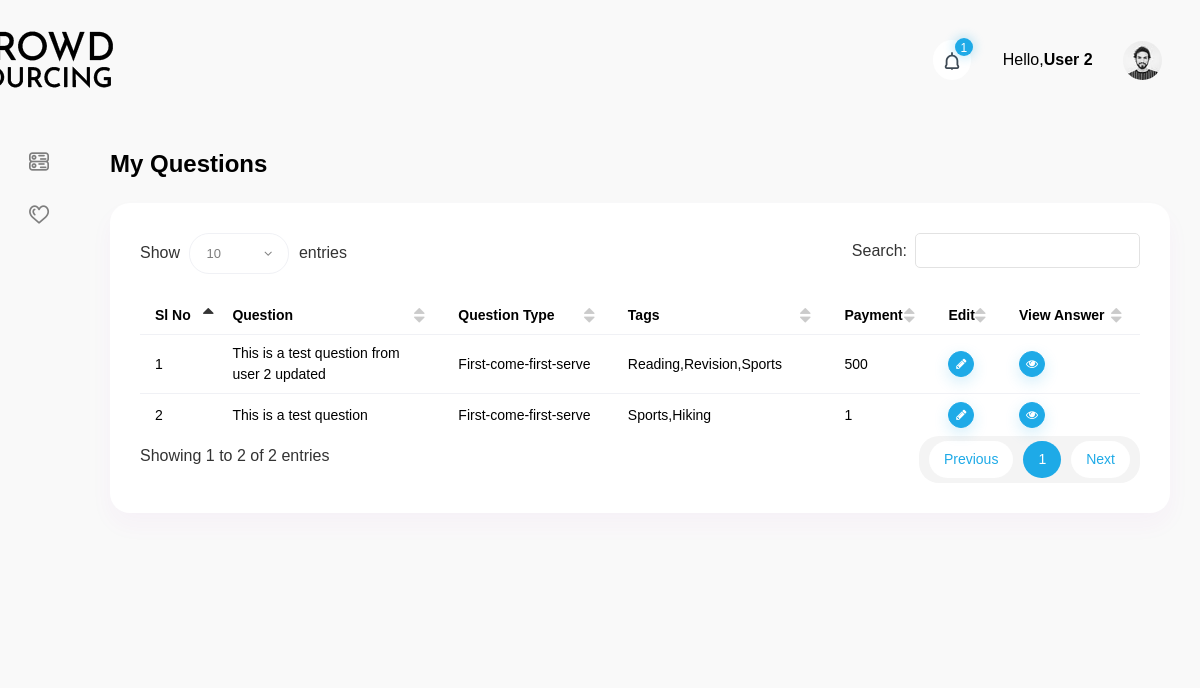
The app's page /my_questions.php (signed in), older data.
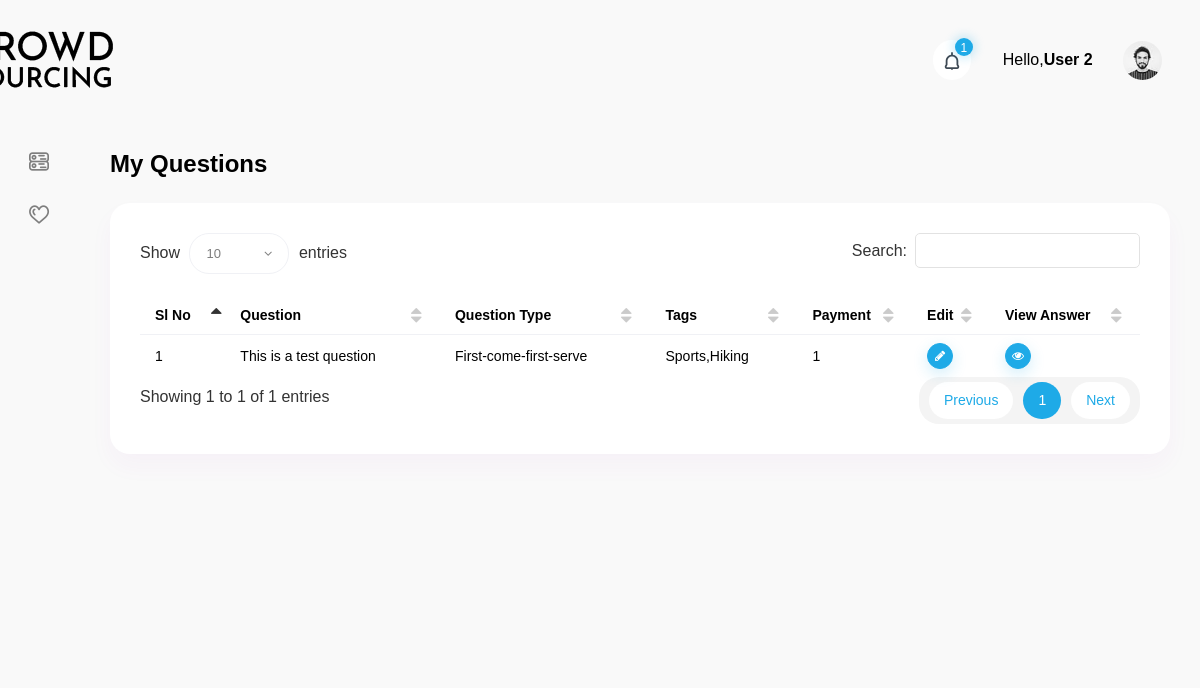
The same page, newer data.
### tables this page shows
CREATE TABLE `question` (
  `question_id` int(11) NOT NULL,
  `user_id` int(11) NOT NULL,
  `question` text NOT NULL,
  `type` varchar(255) NOT NULL,
  `tags` varchar(255) NOT NULL,
  `method` varchar(255) NOT NULL,
  `payment` int(10) NOT NULL,
  `waiting_time` varchar(255) NOT NULL,
  `inserted_at` datetime NOT NULL,
  `updated_at` datetime NOT NULL
);

CREATE TABLE `answer_method` (
  `id` int(11) NOT NULL,
  `method_name` varchar(255) NOT NULL
);

### include/header.php (called while the page is built, shortened)
<?php
$user = $db_handle->runQuery("select * from user where user_id = '$userid'");
?>

### include/dbController.php (called while the page is built, shortened)
<?php
class DBController {
    private $host = "localhost";
    private $user = "root";
    private $password = "";
    private $database = "crowd_sourcing";
    private $conn;
    function __construct() {
        $this->conn = $this->connectDB();
    }
    function connectDB() {
        $conn = mysqli_connect($this->host,$this->user,$this->password,$this->database);
        return $conn;
    }
    function runQuery($query) {
        $result = mysqli_query($this->conn,$query);
        while($row=mysqli_fetch_assoc($result)) {
            $resultset[] = $row;
        }
        if(!empty($resultset))
            return $resultset;
    }
    function numRows($query) {
        $result  = mysqli_query($this->conn,$query);
        $rowcount = mysqli_num_rows($result);
        return $rowcount;
    }
}

### my_questions.php (the view, shortened to what the changed rows need)
<?php
require_once("include/dbController.php");
$db_handle = new DBController();
$userid = $_SESSION['userid'];
?>
<!DOCTYPE html>
<html lang="en">
<head>
    <?php include('include/css.php'); ?>
</head>
<body>
<div id="main-wrapper">
    <div class="nav-header">
        <a href="Dashboard" class="brand-logo">
            <h1>Your Logo</h1>
        </a>
    </div>
    <?php include('include/header.php'); ?>
    <div class="content-body">
        <div class="container-fluid">
            <div class="form-head mb-4">
                <h2 class="text-black font-w600 mb-0">My Questions</h2>
            </div>
            <?php
            if(isset($_GET['id'])){
                $id = $_GET['id'];
                ?>
                <div class="row">
                    <div class="col-xl-12 col-lg-12">
                        <div class="card">
                            <div class="card-body">
                                <div class="basic-form">
                                    <?php
                                    $select_detail = $db_handle->runQuery("SELECT q.question, q.payment,q.waiting_time,a.method_name,a.id as method_id, t.question_type, t.id as question_type_id   FROM question as q,answer_method as a,question_type as t WHERE q.user_id = '$userid' and q.method = a.id and q.question_id = '$id' AND q.type = t.id");
                                    ?>
                                    <form action="Update" method="post">
                                        <div class="form-row">
                                            <input type="hidden" value="<?php echo $id;?>" name="id">
                                            <div class="form-group col-md-12">
                                                <label>Question</label>
                                                <textarea class="form-control" rows="4" id="comment" name="new_question" required><?php echo $select_detail[0]['question'];?></textarea>
                                            </div>
                                            <div class="form-group col-md-12">
                                                <label>Choose Question Type:</label>
                                                <select class="form-control default-select" name="type">
                                                    <option selected value="<?php echo $select_detail[0]['question_type_id'];?>"><?php echo $select_detail[0]['question_type'];?></option>
                                                    <?php
                                                    $question_type = $db_handle->runQuery("select * from question_type");
                                                    $no_question_type = $db_handle->numRows("select * from question_type");
                                                    for($i=0; $i<$no_question_type;$i++){
                                                        ?>
                                                        <option value="<?php echo $question_type[$i]['id'];?>"><?php echo $question_type[$i]['question_type'];?></option>
                                                        <?php
                                                    }
                                                    ?>
                                                </select>
                                            </div>
                                            <div class="form-group col-md-12">
                                                <label>Choose Method</label>
                                                <select id="answer_method" class="form-control default-select" name="method" onchange="myFunction()">
                                                    <option selected value="<?php echo $select_detail[0]['method_id'];?>"><?php echo $select_detail[0]['method_name'];?></option>
                                                    <?php
                                                    $answer_method = $db_handle->runQuery("select * from answer_method");
                                                    $no_answer_method = $db_handle->numRows("select * from answer_method");
                                                    for($i=0; $i<$no_answer_method;$i++){
                                                        ?>
                                                        <option value="<?php echo $answer_method[$i]['id'];?>"><?php echo $answer_method[$i]['method_name'];?></option>
                                                        <?php
                                                    }
                                                    ?>
                                                </select>
                                            </div>
                                            <div class="form-group col-md-12" id="payment">
                                                <label>Payment</label>
                                                <input type="number" class="form-control input-default " placeholder="payment" name="payment" value="<?php echo $select_detail[0]['payment'];?>">
                                            </div>
                                            <div class="form-group col-md-12" id="time" style="display: none">
                                                <label>Waiting Time (In Hours)</label>
                                                <input type="text" class="form-control input-default" placeholder="waiting time" name="waiting_time" value="<?php echo $select_detail[0]['waiting_time'];?>" >
                                            </div>
                                        </div>
                                        <button type="submit" class="btn btn-primary" name="update_question">Update Question</button>
                                    </form>
                                </div>
                            </div>
                        </div>
                    </div>
                </div>
                <?php
            }else{
                ?>
                <div class="row">
                    <div class="col-12">
                        <div class="card">
                            <div class="card-body">
                                <div class="table-responsive">
                                    <table id="example3" class="display min-w850">
                                        <thead>
                                        <tr>
                                            <th>Sl No</th>
                                            <th>Question</th>
                                            <th>Question Type</th>
                                            <th>Tags</th>
                                            <th>Payment</th>
                                            <th>Edit</th>
                                            <th>View Answer</th>
                                        </tr>
                                        </thead>
                                        <tbody>
                                        <?php
                                        $question = $db_handle->runQuery("SELECT * FROM `question`,answer_method WHERE question.user_id = '$userid' and question.method = answer_method.id");
                                        $no_question = $db_handle->numRows("SELECT * FROM `question`,answer_method WHERE question.user_id = '$userid' and question.method = answer_method.id");
                                        for($i=0; $i<$no_question; $i++){
                                            ?>
                                            <tr>
                                                <td><?php echo $i+1;?></td>
                                                <td><?php echo $question[$i]['question'];?></td>
                                                <td><?php echo $question[$i]['method_name'];?></td>
                                                <td><?php echo $question[$i]['tags'];?></td>
                                                <td><?php echo $question[$i]['payment'];?></td>
                                                <td>
                                                    <div class="d-flex">
                                                        <a href="My-Questions?id=<?php echo $question[$i]['question_id']?>" class="btn btn-primary shadow btn-xs sharp mr-1"><i
                                                                    class="fa fa-pencil"></i></a>
                                                    </div>
                                                </td>
                                                <td>
                                                    <div class="d-flex">
                                                        <a href="View-Answer?id=<?php echo $question[$i]['question_id']?>" class="btn btn-primary shadow btn-xs sharp mr-1"><i
                                                                    class="fa fa-eye"></i></a>
                                                    </div>
                                                </td>
                                            </tr>
                                            <?php
                                        }
                                        ?>
                                        </tbody>
                                    </table>
                                </div>
                            </div>
                        </div>
                    </div>
                </div>
                <?php
            }
            ?>
        </div>
    </div>
</body>
</html>

Row changes from the older to the newer data that the page shows:
no longer on this page (row edited): question: question "This is a test question from user 2 updated", answer_method.method_name "First-come-first-serve", tags "Reading,Revision,Sports", payment "500"
Text that changed along with them:
text written by a page script: "Show 10 entries Search: Showing 1 to 2 of 2 entries Previous 1 Next" → "Show 10 entries Search: Showing 1 to 1 of 1 entries Previous 1 Next"
